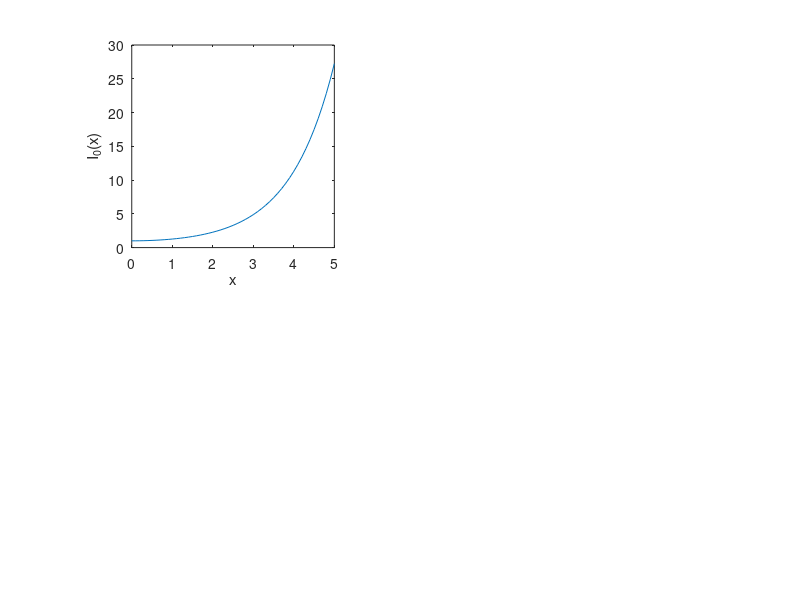
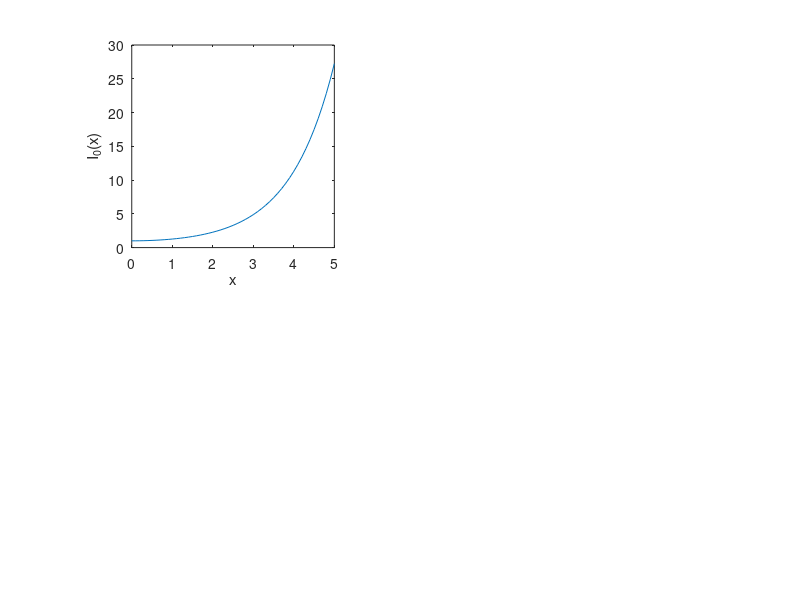

Here is the MATLAB script that generated these plots, in order:
% Plot the Bessel function
% Copyright 1999 by Todd K. Moon

x=0:.1:5;
subplot(2,2,1);
plot(x,besseli(0,x));
xlabel('x')
ylabel('I_0(x)')
axis([0 5 0 30])
set(gca,'XTick',[0,1,2,3,4,5])
set(gca,'YTick',[0,5,10,15,20,25,30])
axis square
print -dps ../pictures/plotI0.ps
print -deps ../pictures/plotI0.eps
